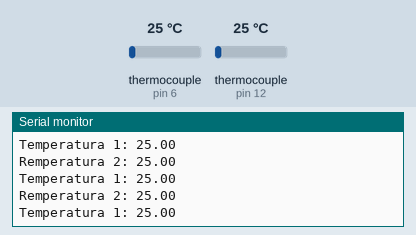
This sketch was run on a simulated Arduino Uno, built with avr-gcc and run on an emulated ATmega328P. On the bench: the last lines printed to the serial monitor. Inputs (shaded band) come from the test bench; at power-on: thermocouple (sensors on pin 6, pin 12) 25 °C.

Above: at 1.2 s.
1.3 s: thermocouple (sensor on pin 6) set to 6 °C
At 1.42 s:
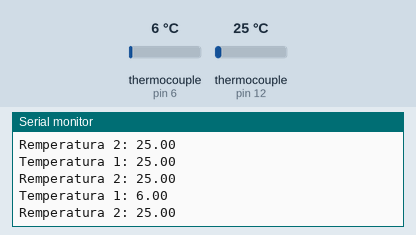
2.8 s: thermocouple (sensor on pin 12) set to 6 °C
At 2.84 s:
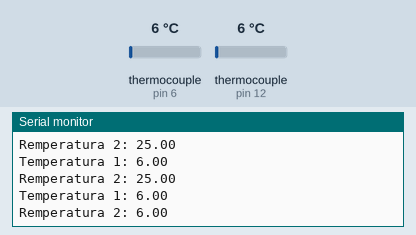
4.3 s: thermocouple (sensor on pin 6) set to 75 °C
At 4.35 s:
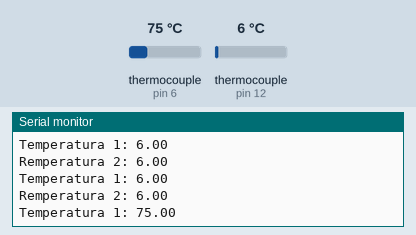
5.8 s: thermocouple (sensor on pin 12) set to 75 °C
At 5.87 s:
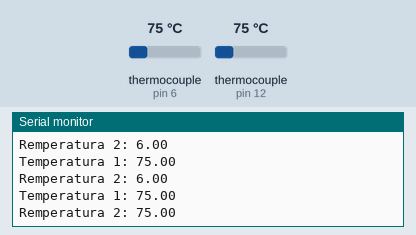
Timing chart, 0 to 8.8 s (numbered marks = the images above; inputs shaded):
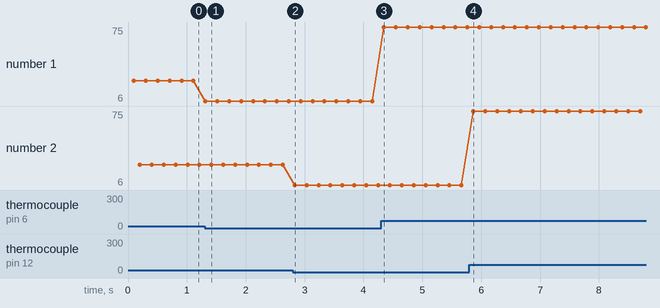

Measured:
- after the input at 1.3 s, the serial monitor: prints a new line at once (image 1)
- after the input at 2.8 s, the serial monitor: prints a new line at once (image 2)
- after the input at 4.3 s, the serial monitor: prints a new line after 0.05 s (image 3)
- after the input at 5.8 s, the serial monitor: prints a new line after 0.07 s (image 4)
- plotted number 1: 25 → 6 after the input at 1.3 s, 6 → 75 after the input at 4.3 s

The sketch:

Multi_Sensor.ino
```cpp
#include "max6675.h"

// Temperature Sensor1
int thermo1D0 = 5; // so
int thermo1CS = 6;
int thermo1CLK = 7; // sck
float temp1 = 0;
MAX6675 thermocouple1(thermo1CLK, thermo1CS, thermo1D0);


// Temperature Sensor2
int thermo2D0 = 11; // so
int thermo2CS = 12;
int thermo2CLK = 13; // sck
float temp2 = 0;
MAX6675 thermocouple2(thermo2CLK, thermo2CS, thermo2D0);


void setup()
{
  Serial.begin(9600);

}

void loop()
{
  delay(100);
  temp1 = thermocouple1.readCelsius();
  Serial.print("Temperatura 1: ");
  Serial.println(temp1);

  delay(100);
  temp2 = thermocouple2.readCelsius();
  Serial.print("Remperatura 2: ");
  Serial.println(temp2);

}
```
